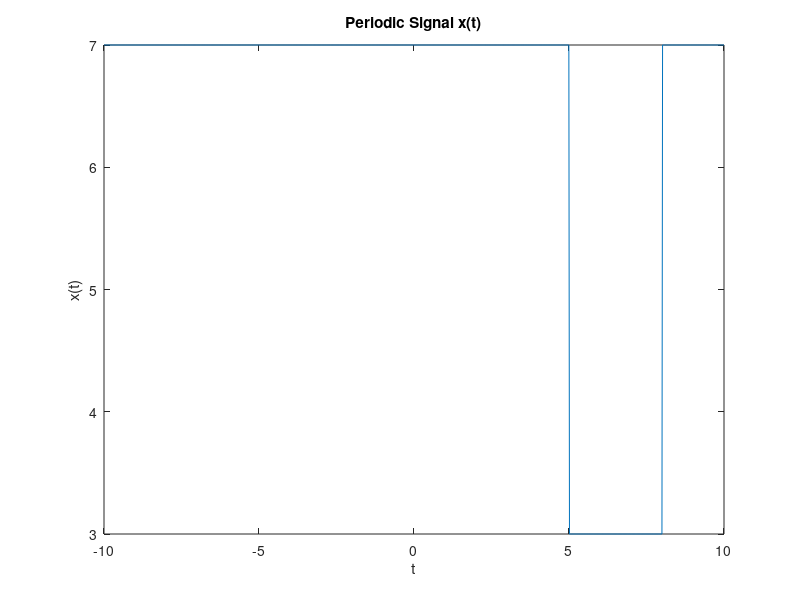

MATLAB code to generate this figure:
% Define the signal
t = linspace(-10, 10, 1000);
x = 7*ones(size(t));
x(t > 5 & t < 8) = 3;
 
% Plot the signal
plot(t, x);
xlabel('t');
ylabel('x(t)');
title('Periodic Signal x(t)');